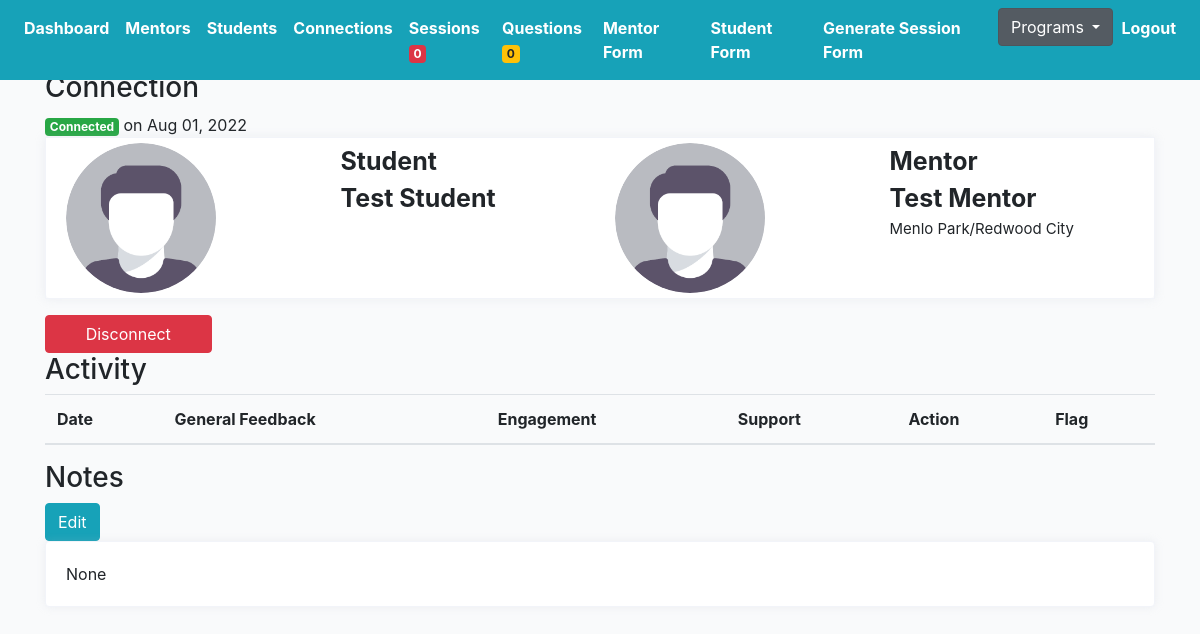
Page /mentoring/68/connection-detail (signed in) on the committed database.
### mprofiles/models.py (models this page shows, shortened)
class Connection(models.Model):
    student = models.ForeignKey(Student, on_delete=models.CASCADE, related_name='student')
    mentor = models.ForeignKey(Mentor, on_delete=models.CASCADE, related_name='mentor')
    status = models.CharField(max_length=200, choices=STATUS_CHOICES)
    updated = models.DateTimeField(auto_now=True)
    created = models.DateTimeField(auto_now_add=True)
    flag = models.BooleanField(default=False)
    note = models.TextField(null=True, blank=True, max_length=1000)

class Student(models.Model):
    avatar = models.ImageField(default='avatar.png', upload_to='avatars/')
    first_name = models.CharField(max_length=200, blank=True)
    last_name = models.CharField(max_length=200, blank=True)
    email = models.EmailField(max_length=200, blank=True)
    phone = models.CharField(max_length=200, blank=True)
    address = models.CharField(max_length=200, blank=True)
    grade = models.CharField(max_length=200, blank=True)
    school = models.CharField(max_length=200, blank=True)
    academic_advisor = models.ForeignKey(Academicadvisor, null=True, blank=True, on_delete=models.CASCADE, related_name='academic_advisor')
    academic_advisor_email = models.EmailField(max_length=200, blank=True)
    reason = models.TextField(null=True, blank=True, max_length=1000)
    know = models.TextField(null=True, blank=True, max_length=1000)
    question1 = models.CharField(max_length=200, choices=QUESTION_CHOICES)
    answer1 = models.TextField(null=True, blank=True, max_length=1000)
    question2 = models.CharField(max_length=200, choices=QUESTION_CHOICES)
    answer2 = models.TextField(null=True, blank=True, max_length=1000)
    prefer_sex = models.CharField(max_length=200, choices=GENDER_CHOICES)
    geographical = models.CharField(max_length=200, choices=GEOGRAPHICAL_CHOICES)
    commit = models.CharField(null=True, blank=True, max_length=200, choices=YES_NO)
    available = models.CharField(null=True, blank=True, max_length=200, choices=YES_NO)
    seminar = models.CharField(null=True, blank=True, max_length=200, choices=YES_NO)
    understand = models.CharField(null=True, blank=True, max_length=200, choices=YES_NO)
    signature = models.CharField(null=True, blank=True, max_length=200, choices=YES_NO)
    updated = models.DateTimeField(auto_now=True)
    created = models.DateTimeField(auto_now_add=True)
    slug = models.SlugField(unique=True, blank=True)
    flag = models.BooleanField(default=False)
    note = models.TextField(null=True, blank=True, max_length=1000)
    status = models.CharField(null=True, blank=True, max_length=200, choices=PROFILE_STATUS, default='active')
    __initial_first_name = None
    __initial_last_name = None
    def __init__(self, *args, **kwargs):
        super().__init__(*args, **kwargs)
        self.__initial_first_name = self.first_name
        self.__initial_last_name = self.last_name

class Mentor(models.Model):
    avatar = models.ImageField(default='avatar.png', upload_to='avatars/')
    first_name = models.CharField(max_length=200, blank=True)
    last_name = models.CharField(max_length=200, blank=True)
    email = models.EmailField(max_length=200, blank=True)
    phone = models.CharField(max_length=200, blank=True)
    address = models.CharField(max_length=200, blank=True)
    spanish = models.CharField(null=True, blank=True, max_length=200, choices=SPANISH_CHOICES)
    language = models.TextField(null=True, blank=True, max_length=1000)
    emergency_contact = models.TextField(null=True, blank=True, max_length=1000)
    employment_status = models.CharField(max_length=200, choices=EMPLOYMENT_CHOICES)
    employer_info = models.TextField(null=True, blank=True, max_length=1000)
    partner = models.CharField(null=True, blank=True, max_length=200, choices=PARTNER_CHOICES)
    hear = models.TextField(null=True, blank=True, max_length=1000)
    experience = models.TextField(null=True, blank=True, max_length=1000)
    reason = models.TextField(null=True, blank=True, max_length=1000)
    know = models.TextField(null=True, blank=True, max_length=1000)
    question1 = models.CharField(null=True, blank=True, max_length=200, choices=QUESTION_CHOICES)
    answer1 = models.TextField(null=True, blank=True, max_length=1000)
    question2 = models.CharField(null=True, blank=True, max_length=200, choices=QUESTION_CHOICES)
    answer2 = models.TextField(null=True, blank=True, max_length=1000)
    support = models.ManyToManyField(Support, blank=True, related_name='supports')
    prefer_sex = models.CharField(max_length=200, choices=GENDER_CHOICES)
    geographical = models.CharField(max_length=200, choices=GEOGRAPHICAL_CHOICES)
    commit = models.CharField(null=True, blank=True, max_length=200, choices=YES_NO)
    available = models.CharField(null=True, blank=True, max_length=200, choices=YES_NO)
    seminar = models.CharField(null=True, blank=True, max_length=200, choices=YES_NO)
    signature = models.TextField(null=True, blank=True, max_length=1000)
    grant = models.CharField(max_length=200, choices=GRANT_CHOICES)
    cont_student_bridge = models.TextField(null=True, blank=True, max_length=1000)
    check = models.CharField(null=True, blank=True, max_length=200, choices=YES_NO)
    question = models.TextField(null=True, blank=True, max_length=1000)
    friends = models.ManyToManyField(Student, blank=True, related_name='mentors')
    updated = models.DateTimeField(auto_now=True)
    created = models.DateTimeField(auto_now_add=True)
    slug = models.SlugField(unique=True, blank=True)
    flag = models.BooleanField(default=False)
    note = models.TextField(null=True, blank=True, max_length=1000)
    ethnic = models.CharField(null=True, blank=True, max_length=200, choices=ETHNIC_CHOICES)
    status = models.CharField(null=True, blank=True, max_length=200, choices=PROFILE_STATUS, default='active')
    __initial_first_name = None
    __initial_last_name = None
    def __init__(self, *args, **kwargs):
        super().__init__(*args, **kwargs)
        self.__initial_first_name = self.first_name
        self.__initial_last_name = self.last_name

### mprofiles/views.py (the view)
# urls.py: path('<pk>/connection-detail', ConnectionDetailView.as_view(), name='connection-profile-detail'),
@method_decorator(login_required, name='dispatch')
@method_decorator(allowed_users(allowed_roles=['mentor', 'admin']), name='dispatch')
class ConnectionDetailView(DetailView):
    model = Connection
    template_name = 'mentor/connection-detail.html'
    def get_object(self):
        pk = self.kwargs.get('pk')
        connection = Connection.objects.get(pk=pk)
        return connection
    def get_context_data(self, **kwargs):
        context = super().get_context_data(**kwargs)
        pk = self.kwargs.get('pk')
        connection = Connection.objects.get(pk=pk)
        sessions = Session.objects.filter(submit_status=True).filter(connection=connection)
        sessions_ = []
        for item in sessions:
            sessions_.append(item)
        context["sessions"] = sessions_
        return context

### cprofiles/context_processors.py (called while the page is built)
def choice_question(request):
    if(request.user.id):
        choice_unanswered_question_num = Question.objects.filter(status="UNANSWERED").count()
        choice_session_flag_num = Session.objects.filter(flag=True).count()
        return {
            'choice_unanswered_question_num' : choice_unanswered_question_num,
            'choice_session_flag_num' : choice_session_flag_num
        }
    return {}

### middleschool/context_processors.py (called while the page is built)
def middle_school_question(request):
    if(request.user.id):
        middle_school_unanswered_question_num = Question.objects.filter(status="UNANSWERED").count()
        middle_school_session_flag_num = Session.objects.filter(flag=True).count()
        return {
            'middle_school_unanswered_question_num' : middle_school_unanswered_question_num,
            'middle_school_session_flag_num' : middle_school_session_flag_num
        }
    return {}

### mprofiles/context_processors.py (called while the page is built)
def mentor_question(request):
    if(request.user.id):
        mentor_unanswered_question_num = Question.objects.filter(status="UNANSWERED").count()
        mentor_session_flag_num = Session.objects.filter(flag=True).count()
        return {
            'mentor_unanswered_question_num' : mentor_unanswered_question_num,
            'mentor_session_flag_num' : mentor_session_flag_num
        }
    return {}

### profiles/context_processors.py (called while the page is built)
def high_school_question(request):
    if(request.user.id):
        high_school_unanswered_question_num = Question.objects.filter(status="UNANSWERED").count()
        high_school_session_flag_num = Session.objects.filter(flag=True).count()
        return {
            'high_school_unanswered_question_num' : high_school_unanswered_question_num,
            'high_school_session_flag_num' : high_school_session_flag_num
        }
    return {}

### templates/mentor/connection-detail.html (shortened to what this page needs)
{% extends 'mbase.html' %}
{% load static %}
{% block stylesheet %}{% static '/css/profile.css' %}{% endblock %}
{% block content %}
<h3>Connection</h3>
{% if connection.status == 'connected' %}
<div class="status_detail"><span class="badge badge-success">Connected</span><span> on {{connection.created | date:"M d, Y" }}</span></div>
{% elif connection.status == 'disconnected' %}
<div class="status_detail"><span class="badge badge-danger">Disconnected</span><span> on {{connection.updated | date:"M d, Y" }}</span></div>
{% elif connection.status == 'inactive' %}
<div class="status_detail"><span class="badge badge-warning">Inactive</div>
{% endif %}
<div class="profile-page tx-13">
    <div class="row">
        <div class="col-12 grid-margin">
            <div class="profile-header">
                <div class="header-links">
                    <div class="container header">
                        <div class="row">
                            <div class="col">
                                <div class="row">
                                    <div class="col">
                                        <img class="profile-pic" src="{{connection.student.avatar.url}}" alt="profile">
                                    </div>
                                    <div class="col">
                                        <div style="font-size:25px; font-weight:bold" class="profile-name">
                                            Student</div>
                                        <div style="font-size:25px; font-weight:bold" class="profile-name">
                                            {{connection.student.first_name}}
                                            {{connection.student.last_name}}</div>
                                    </div>
                                </div>
                            </div>
                            <div class="col">
                                <div class="row">
                                    <div class="col">
                                        <img class="profile-pic" src="{{connection.mentor.avatar.url}}" alt="profile">
                                    </div>
                                    <div class="col">
                                        <div style="font-size:25px; font-weight:bold" class="profile-name">
                                            Mentor</div>
                                        <div style="font-size:25px; font-weight:bold" class="profile-name">
                                            {{connection.mentor.first_name}}
                                            {{connection.mentor.last_name}}</div>
                                        <div style="font-size:15px" class="profile-name">
                                            {{connection.mentor.geographical}}</div>
                                    </div>
                                </div>
                            </div>
                        </div>
                    </div>
                </div>
            </div>
        </div>
    </div>
</div>
{% if connection.status == 'connected' %}
<form action="{% url 'mprofiles:remove-connect' %}" method="POST">
    <button type="submit" class="btnSize btn btn-danger">Disconnect</button>
</form>
{% elif connection.status == 'disconnected' %}
<a href="{% url 'mprofiles:student-connect-detail' connection.student.slug %}"><button type="submit"
        class="btnSize btn btn-info">Connect
        Mentor</button></a>
{% endif %}
<h3>Activity</h3>
<div class="table-responsive-lg">
    <table class="table">
        <thead>
            <tr>
                <th scope="col">Date</th>
                <th scope="col">General Feedback</th>
                <th scope="col">Engagement</th>
                <th scope="col">Support</th>
                <th scope="col">Action</th>
                <th scope="col">Flag</th>
            </tr>
        </thead>
    </table>
</div>
<h3>Notes</h3>
<a href="{% url 'mprofiles:connection-note-update-profile' connection.pk %}"><button type="submit"
        class="btn btn-info">Edit</button></a>
<div class="row">
    <div class="col-sm-12">
        <div class="card h-100">
            <div class="card-body">
                <p class="card-text">{{connection.note}}</p>
            </div>
        </div>
    </div>
</div>
{% endblock content %}

### core/static/css/base.css (style rules this page uses)
.container { width: 100%; padding-right: 15px; padding-left: 15px; margin-right: auto; margin-left: auto; margin-top: 55px; }
body { background:#FAFAFA; }

### core/static/css/profile.css (style rules this page uses)
body { background-color: #f9fafb; margin-top:0px; }
.profile-page .profile-header { box-shadow: 0 0 10px 0 rgba(183, 192, 206, 0.2); border: 1px solid #f2f4f9; }
.profile-page .profile-header .header-links { padding: 5px; display: -webkit-flex; display: flex; -webkit-justify-content: center; justify-content: center; background: #fff; border-radius: 0 0 .25rem .25rem; }
img { vertical-align: middle; border-style: none; }
.grid-margin { margin-bottom: 1rem; }
.card { box-shadow: 0 0 10px 0 rgba(183, 192, 206, 0.2); -webkit-box-shadow: 0 0 10px 0 rgba(183, 192, 206, 0.2); -moz-box-shadow: 0 0 10px 0 rgba(183, 192, 206, 0.2); -ms-box-shadow: 0 0 10px 0 rgba(183, 192, 206, 0.2); }
.card { position: relative; display: flex; flex-direction: column; min-width: 0; word-wrap: break-word; background-color: #fff; background-clip: border-box; border: 1px solid #f2f4f9; border-radius: 0.25rem; }
.profile-pic { border-radius: 50%; height: auto; width: 150px; }
.container .header { margin-top: 0px; }

### templates/mentor/connection-detail.html (style rules this page uses)
button.btnSize { width: 15%; height: 100%; }

### rows in the picture
Connection: created "Aug 01, 2022", student.avatar (placeholder picture), student.first_name "Test", student.last_name "Student", mentor.avatar (placeholder picture), mentor.first_name "Test", mentor.last_name "Mentor", mentor.geographical "Menlo Park/Redwood City", note "None"

### other values in the picture
{{ mentor_session_flag_num }} "0"
{{ mentor_unanswered_question_num }} "0"
